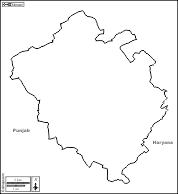
#> input picture bus1.png, 178 x 194 px, found by its file name; the run also reads 1 picture not shown here
$ python Scheduling.py
#> lines starting #> are read from the running program, lines starting #| are printed output that depends on the picture
import networkx as nx
import matplotlib.pyplot as plt
import matplotlib.image as mpimg
from datetime import datetime

# Updated Bus Schedule Data
bus_schedule = {
    "ISBT-43": [
        {"destination": "Airport", "distance": 15.3, "coords": (8, 9), "schedule": ["06:00", "08:00", "10:00", "12:00", "14:00", "16:00", "18:00", "20:00"]},
        {"destination": "Kaimbwala", "distance": 15.5, "coords": (6, 8), "schedule": ["06:30", "09:30", "12:30", "15:30", "18:30"]},
        {"destination": "Mata Mansa Devi", "distance": 19.6, "coords": (9, 7), "schedule": ["07:00", "10:00", "13:00", "16:00", "19:00"]},
        {"destination": "Saketri", "distance": 24, "coords": (5, 9), "schedule": ["06:15", "09:15", "12:15", "15:15", "18:15"]},
        {"destination": "Railway Station", "distance": 12, "coords": (7, 2), "schedule": ["06:20", "09:20", "12:20", "15:20", "18:20"]}
    ],
    "ISBT-17": [
        {"destination": "Sector 34", "distance": 5, "coords": (3, 6), "schedule": ["06:10", "09:10", "12:10", "15:10", "18:10"]},
        {"destination": "PGI", "distance": 7, "coords": (4, 7), "schedule": ["06:20", "09:20", "12:20", "15:20", "18:20"]},
        {"destination": "Punjab University", "distance": 6, "coords": (3, 8), "schedule": ["06:30", "09:30", "12:30", "15:30", "18:30"]},
        {"destination": "Sector 17 Plaza", "distance": 3, "coords": (5, 5), "schedule": ["06:40", "09:40", "12:40", "15:40", "18:40"]},
        {"destination": "Sector 22", "distance": 4, "coords": (4, 4), "schedule": ["06:50", "09:50", "12:50", "15:50", "18:50"]}
    ],
    "PGI": [
        {"destination": "IT Park", "distance": 21.0, "coords": (6, 9), "schedule": ["06:00", "09:00", "12:00", "15:00", "18:00"]},
        {"destination": "DERABASSI", "distance": 35.0, "coords": (9, 1), "schedule": ["06:15", "09:15", "12:15", "15:15", "18:15"]},
        {"destination": "CHHATTBIR ZOO", "distance": 27.9, "coords": (2, 3), "schedule": ["06:30", "09:30", "12:30", "15:30", "18:30"]},
        {"destination": "ZIRAKPUR", "distance": 20.0, "coords": (8, 2), "schedule": ["07:00", "10:00", "13:00", "16:00", "19:00"]},
        {"destination": "NEW AIRPORT", "distance": 30.9, "coords": (9, 9), "schedule": ["07:30", "10:30", "13:30", "16:30", "19:30"]}
    ],
    "Landran": [
        {"destination": "DERA BASSI", "distance": 34.0, "coords": (9, 0.5), "schedule": ["06:00", "09:00", "12:00", "15:00", "18:00"]},
        {"destination": "PGI", "distance": 24.6, "coords": (5, 7), "schedule": ["06:30", "09:30", "12:30", "15:30", "18:30"]}
    ]
}

# Function to create individual graphs
def plot_bus_routes(stop_name, color):
#> called with stop_name = 'ISBT-43', color = 'lightblue'
    G = nx.DiGraph()
    for route in bus_schedule[stop_name]:
        G.add_edge(stop_name, route["destination"], weight=route["distance"], schedule=route["schedule"])

    plt.figure(figsize=(8, 6))
    pos = nx.spring_layout(G, seed=42)
    nx.draw(G, pos, with_labels=True, node_size=2000, node_color=color, font_size=10, font_weight="bold", edge_color="gray", width=2, alpha=0.8)
    edge_labels = {(u, v): f"{d['weight']} km\n({', '.join(d['schedule'])})" for u, v, d in G.edges(data=True)}
    nx.draw_networkx_edge_labels(G, pos, edge_labels=edge_labels, font_size=8, font_color="black")
    plt.title(f"Bus Routes from {stop_name} with Distance & Timings")
    plt.show()
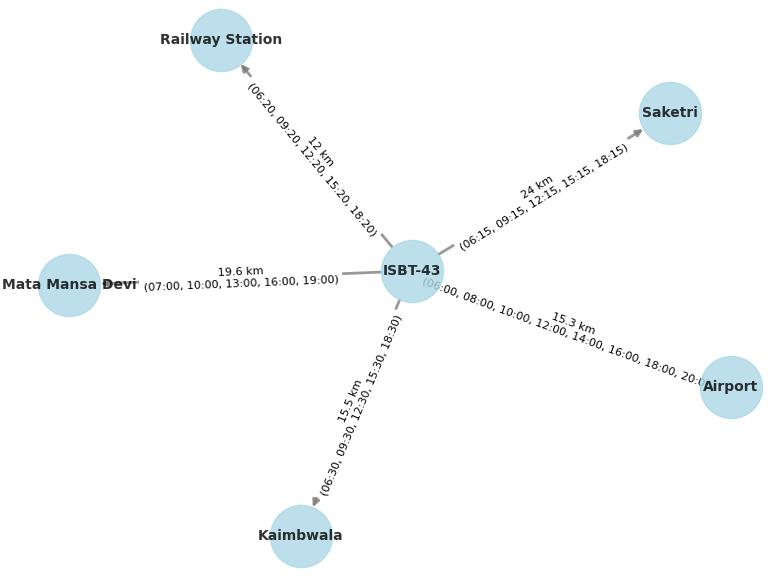
#> figure drawn by matplotlib, 1 panel

# Plot routes for all stops
plot_bus_routes("ISBT-43", "lightblue")
plot_bus_routes("ISBT-17", "lightgreen")
#> call 2 of plot_bus_routes, with stop_name = 'ISBT-17', color = 'lightgreen'
#> in plot_bus_routes (call 2), `plt.show()`:
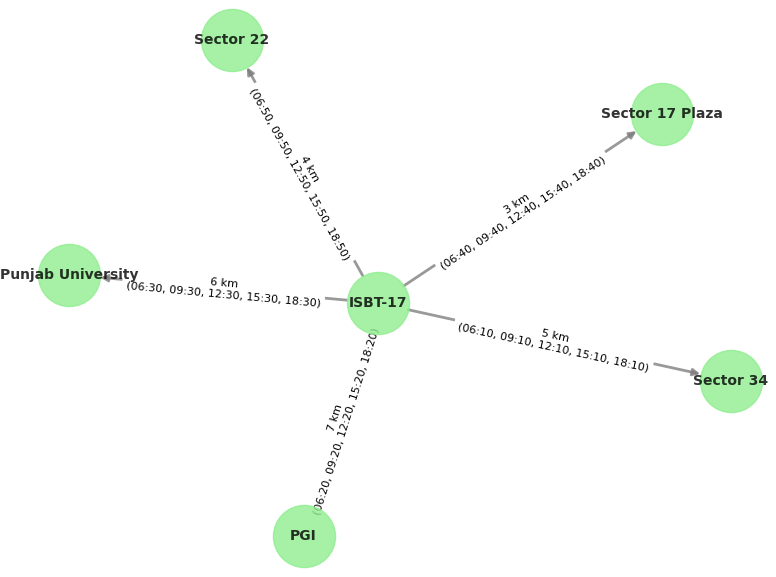
#> figure drawn by matplotlib, 1 panel
plot_bus_routes("PGI", "orange")
#> call 3 of plot_bus_routes, with stop_name = 'PGI', color = 'orange'
#> in plot_bus_routes (call 3), `plt.show()`:
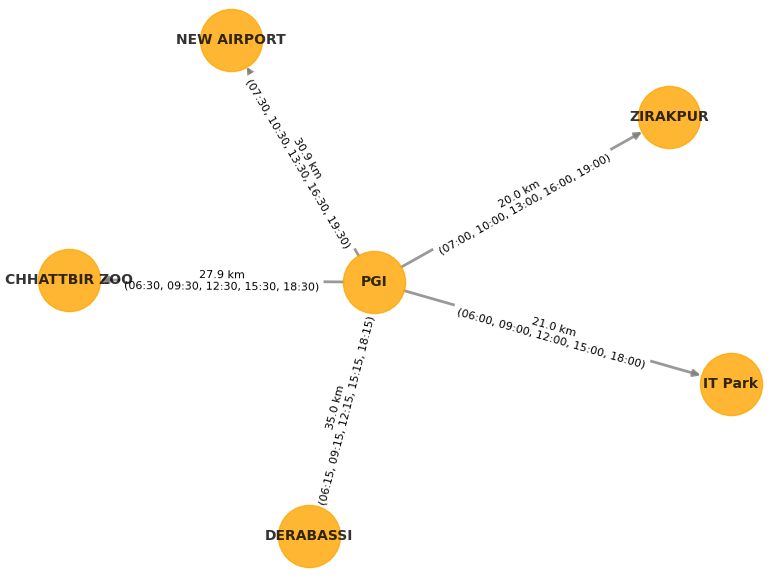
#> figure drawn by matplotlib, 1 panel
plot_bus_routes("Landran", "teal")
#> call 4 of plot_bus_routes, with stop_name = 'Landran', color = 'teal'
#> in plot_bus_routes (call 4), `plt.show()`:
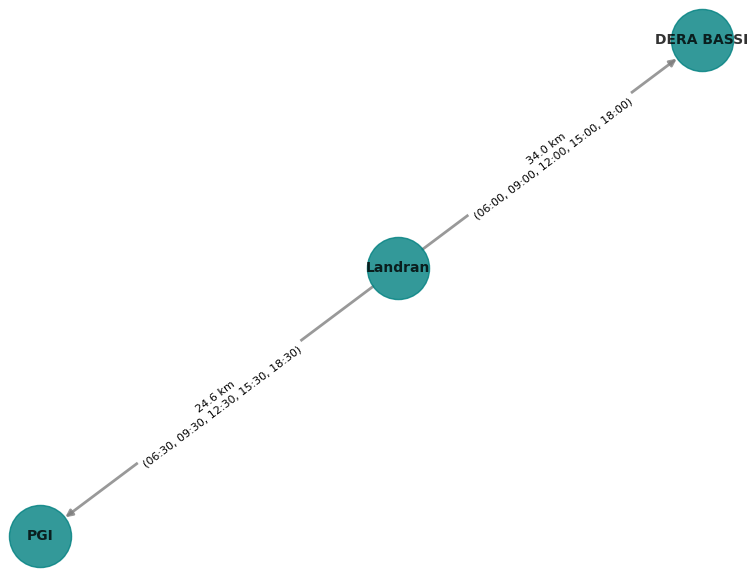
#> figure drawn by matplotlib, 1 panel

# Load Chandigarh Map and plot ISBT-43 and ISBT-17
map_image_path1 = r"C:\Users\user\Desktop\bus1.png"
img1 = mpimg.imread(map_image_path1)
#> img1 is the input picture: shape (194, 178, 4) float32; mean R, G, B, A 0.965, 0.965, 0.965, 1
isbt_coords = {"ISBT-43": (3, 7), "ISBT-17": (7, 5)}

plt.figure(figsize=(12, 8))
plt.imshow(img1, extent=[0, 10, 0, 10])

# Plot ISBT stops
for stop, coords in isbt_coords.items():
    plt.scatter(*coords, c="red" if stop == "ISBT-43" else "purple", s=200, label=stop, edgecolors="black")

# Draw routes from ISBTs
for stop, routes in bus_schedule.items():
    if stop in isbt_coords:
        for route in routes:
            x_dest, y_dest = route["coords"]
            color = "blue" if stop == "ISBT-43" else "green"
            plt.scatter(x_dest, y_dest, c=color, s=100, edgecolors="black")
            plt.arrow(isbt_coords[stop][0], isbt_coords[stop][1],
                      x_dest - isbt_coords[stop][0], y_dest - isbt_coords[stop][1],
                      head_width=0.2, head_length=0.3, fc=color, ec=color, linestyle="-", alpha=0.7)
            plt.text(x_dest, y_dest, f"{route['destination']}\n{route['distance']} km", fontsize=9, ha="right", color="black")

plt.legend()
plt.title("Chandigarh Bus Routes (ISBT-43 & ISBT-17) with Directions")
plt.show()
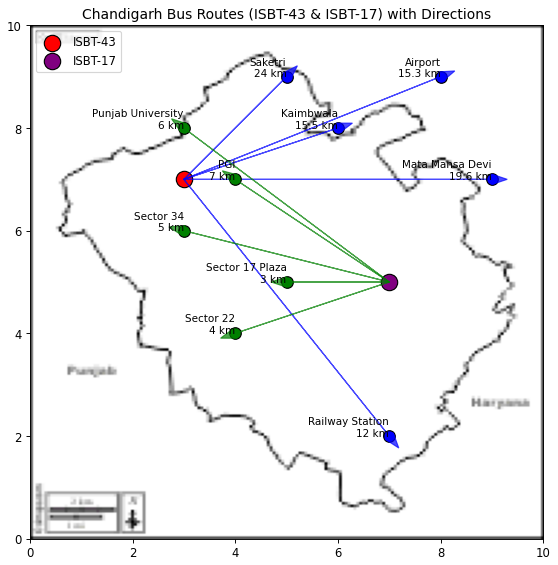
#> figure drawn by matplotlib, 1 panel

# Plot PGI and Landran routes on Chandigarh map
map_image_path2 = r"C:\Users\user\Documents\bus2.png"
img2 = mpimg.imread(map_image_path2)
pgi_coords = {"PGI": (5, 7), "Landran": (2, 2)}

plt.figure(figsize=(12, 8))
plt.imshow(img2, extent=[0, 10, 0, 10])

for stop, coords in pgi_coords.items():
    plt.scatter(*coords, c="orange" if stop == "PGI" else "teal", s=200, label=stop, edgecolors="black")

for stop in pgi_coords:
    for route in bus_schedule[stop]:
        x_dest, y_dest = route["coords"]
        color = "orange" if stop == "PGI" else "teal"
        plt.scatter(x_dest, y_dest, c=color, s=100, edgecolors="black")
        plt.arrow(pgi_coords[stop][0], pgi_coords[stop][1],
                  x_dest - pgi_coords[stop][0], y_dest - pgi_coords[stop][1],
                  head_width=0.2, head_length=0.3, fc=color, ec=color, linestyle="-", alpha=0.7)
        plt.text(x_dest, y_dest, f"{route['destination']}\n{route['distance']} km", fontsize=9, ha="right", color="black")

plt.legend()
plt.title("PGI & Landran Bus Routes on Chandigarh Map")
plt.show()
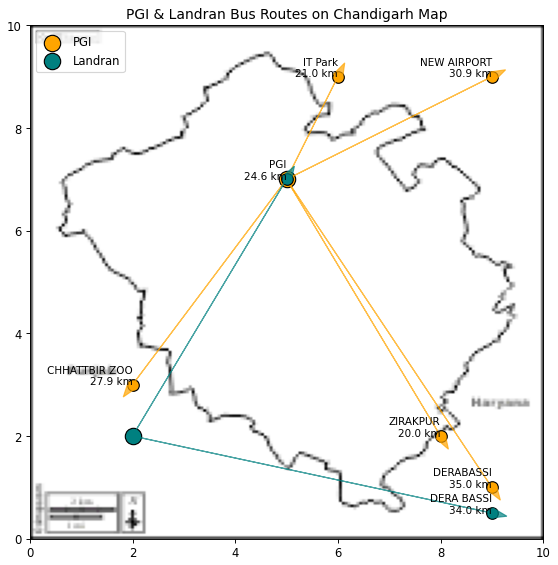
#> figure drawn by matplotlib, 1 panel

# Scheduling function
def get_next_bus(source, destination):
    source = source.strip().upper()
    destination = destination.strip().upper()
    for src, routes in bus_schedule.items():
        if src.upper() == source:
            for route in routes:
                if route["destination"].upper() == destination:
                    current_time = datetime.now().strftime("%H:%M")
                    next_bus_times = [time for time in route["schedule"] if time > current_time]
                    return next_bus_times[0] if next_bus_times else "No more buses today"
    return "Route not found"

# Console Interface
while True:
    print("\nBus Scheduling System")
    print("1. Check Next Bus Timing")
    print("2. Exit")
    choice = input("Enter your choice (1-2): ")

    if choice == "1":
#> (the run stopped early here; a loop or call above may not have finished)
